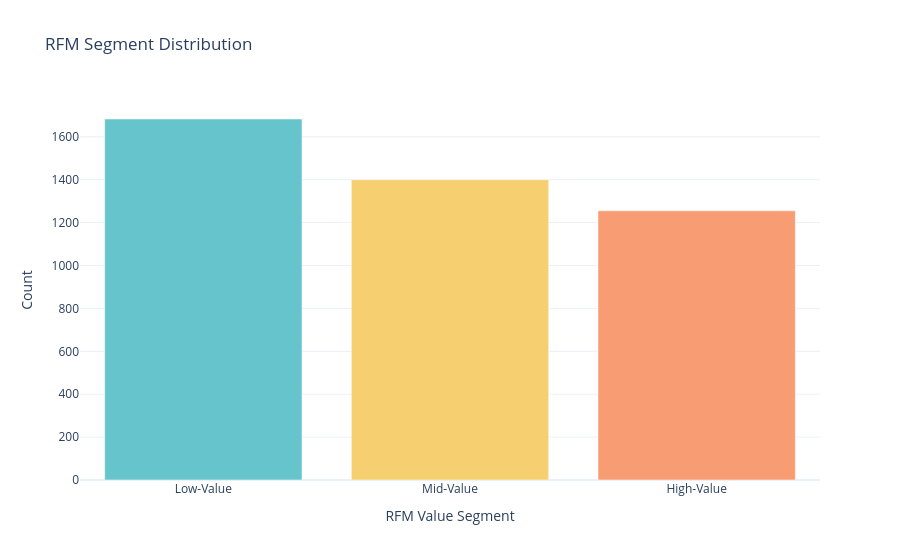

Notebook code for this chart:
### Code cell
# Count customers in each value segment
segment_counts = (
    rfm['Value Segment']
    .value_counts()
    .reset_index()
)

segment_counts.columns = ['Value Segment', 'Count']

#Create bar chart
fig_segment_dist = px.bar(
    segment_counts,
    x='Value Segment',
    y='Count',
    color='Value Segment',
    color_discrete_sequence=px.colors.qualitative.Pastel,
    title='RFM Segment Distribution'
)

fig_segment_dist.update_layout(
    xaxis_title='RFM Value Segment',
    yaxis_title='Count',
    showlegend=False
)

fig_segment_dist.show()

### Figure 1 — Plotly figure (JSON) as saved in the notebook; plotly's stock layout.template omitted (floating-point values rounded to 4 significant figures)
{"data": [{"hovertemplate": "Value Segment=%{x}<br>Count=%{y}<extra></extra>", "legendgroup": "Low-Value", "marker": {"color": "rgb(102, 197, 204)", "pattern": {"shape": ""}}, "name": "Low-Value", "orientation": "v", "showlegend": true, "textposition": "auto", "type": "bar", "x": ["Low-Value"], "xaxis": "x", "y": [1683], "yaxis": "y"}, {"hovertemplate": "Value Segment=%{x}<br>Count=%{y}<extra></extra>", "legendgroup": "Mid-Value", "marker": {"color": "rgb(246, 207, 113)", "pattern": {"shape": ""}}, "name": "Mid-Value", "orientation": "v", "showlegend": true, "textposition": "auto", "type": "bar", "x": ["Mid-Value"], "xaxis": "x", "y": [1400], "yaxis": "y"}, {"hovertemplate": "Value Segment=%{x}<br>Count=%{y}<extra></extra>", "legendgroup": "High-Value", "marker": {"color": "rgb(248, 156, 116)", "pattern": {"shape": ""}}, "name": "High-Value", "orientation": "v", "showlegend": true, "textposition": "auto", "type": "bar", "x": ["High-Value"], "xaxis": "x", "y": [1255], "yaxis": "y"}], "layout": {"barmode": "relative", "legend": {"title": {"text": "Value Segment"}, "tracegroupgap": 0}, "showlegend": false, "title": {"text": "RFM Segment Distribution"}, "xaxis": {"anchor": "y", "categoryarray": ["Low-Value", "Mid-Value", "High-Value"], "categoryorder": "array", "domain": [0, 1], "title": {"text": "RFM Value Segment"}}, "yaxis": {"anchor": "x", "domain": [0, 1], "title": {"text": "Count"}}}}
